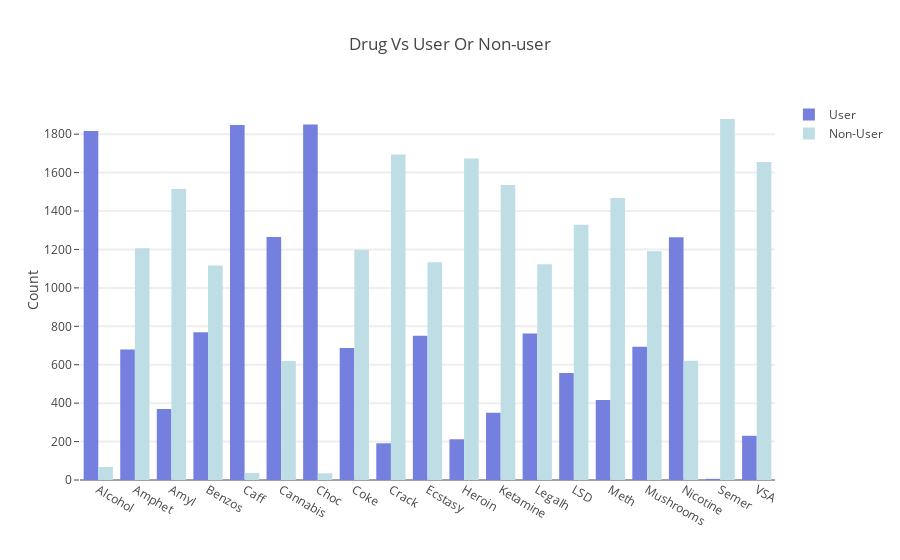

This figure's notebook cell:
### Code cell
count_of_users = []
count_of_non_users = []

for i in range(len(columns)):
    s = copy_df.groupby([cp[i]])[columns[i]].count()
    count_of_users.append(s[1])
    count_of_non_users.append(s[0])
    
trace1 = go.Bar(
    x=columns,
    y=count_of_users,
    name='User',
    marker = dict(color="rgb(117, 127, 221)")
)
trace2 = go.Bar(
    x=columns,
    y=count_of_non_users,
    name='Non-User',
    marker = dict(color="rgb(191, 221, 229)")
)


data = [trace1, trace2]
layout = go.Layout(
    title= 'Drug Vs User Or Non-user',
    yaxis=dict(title='Count', ticklen=5, gridwidth=2),
    barmode='group'
)

fig = go.Figure(data=data, layout=layout)
py.iplot(fig, filename='grouped-bar')

### Figure 1 — Plotly figure (JSON) as saved in the notebook; plotly's stock layout.template omitted (floating-point values rounded to 4 significant figures)
{"data": [{"marker": {"color": "rgb(117, 127, 221)"}, "name": "User", "type": "bar", "uid": "5ccd6cf9-8b84-4b4a-8207-5f0ddcb4ab08", "x": ["Alcohol", "Amphet", "Amyl", "Benzos", "Caff", "Cannabis", "Choc", "Coke", "Crack", "Ecstasy", "Heroin", "Ketamine", "Legalh", "LSD", "Meth", "Mushrooms", "Nicotine", "Semer", "VSA"], "y": [1817, 679, 370, 769, 1848, 1265, 1850, 687, 191, 751, 212, 350, 762, 557, 417, 694, 1264, 6, 230]}, {"marker": {"color": "rgb(191, 221, 229)"}, "name": "Non-User", "type": "bar", "uid": "1afe5bf9-2160-49f5-bd33-a79219febbd1", "x": ["Alcohol", "Amphet", "Amyl", "Benzos", "Caff", "Cannabis", "Choc", "Coke", "Crack", "Ecstasy", "Heroin", "Ketamine", "Legalh", "LSD", "Meth", "Mushrooms", "Nicotine", "Semer", "VSA"], "y": [68, 1206, 1515, 1116, 37, 620, 35, 1198, 1694, 1134, 1673, 1535, 1123, 1328, 1468, 1191, 621, 1879, 1655]}], "layout": {"barmode": "group", "title": {"text": "Drug Vs User Or Non-user"}, "yaxis": {"gridwidth": 2, "ticklen": 5, "title": {"text": "Count"}}}}
